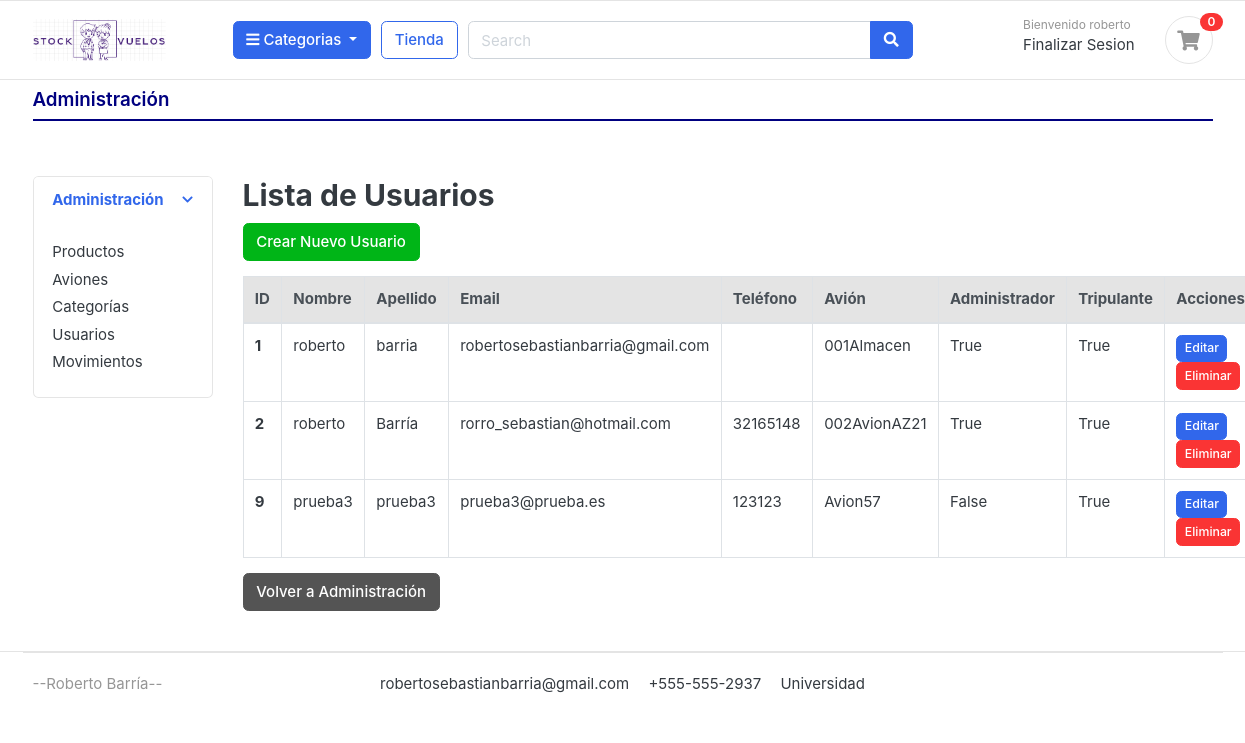
The page /administracion/usuarios/ (signed in) on the database its author committed.
### cuentas/models.py (models this page shows, shortened)
class Cuenta(AbstractBaseUser):
    Nombre = models.CharField(max_length=50)
    Apellido = models.CharField(max_length=50)
    username = models.CharField(max_length=50, unique=True)
    email = models.EmailField(max_length=100, unique=True)
    phone_number = models.CharField(max_length=50)
    avion = models.ForeignKey('aviones.Avion', on_delete=models.SET_NULL, null=True, blank=True)
    es_administrador = models.BooleanField(default=False)
    es_tripulante = models.BooleanField(default=False)
    date_joined = models.DateTimeField(auto_now_add=True)
    last_login = models.DateTimeField(auto_now_add=True)
    is_admin = models.BooleanField(default=False)
    is_staff = models.BooleanField(default=False)
    is_active = models.BooleanField(default=False)
    is_superadmin = models.BooleanField(default=False)
    USERNAME_FIELD = 'email'
    REQUIRED_FIELDS = ['username', 'Nombre', 'Apellido']
    objects = MyAccountManager()

### aviones/models.py (models this page shows)
class Avion(models.Model):
    nombre = models.CharField(max_length=100)
    descripcion = models.CharField(max_length=255, blank=True)
    def __str__(self):
        return self.nombre

### administracion/views.py (the view)
# urls.py: path('usuarios/', views.lista_usuarios, name='lista_usuarios'),
@login_required(login_url='login')
def lista_usuarios(request):
    usuarios = Cuenta.objects.all()
    return render(request, 'administracion/lista_usuarios.html', {'usuarios': usuarios})

### categorias/models.py (called while the page is built)
    def get_url(self):
        return reverse('productos_por_categoria', args=[self.slug])

### tienda/context_processors.py (called while the page is built)
def cantidad_productos_en_orden(request):
    if request.user.is_authenticated:
        avion_id = request.session.get('avion_id')
        orden = Orden.objects.filter(usuario=request.user, avion_id=avion_id, completada=False).first()
        if orden:
            orden_productos = OrdenProducto.objects.filter(orden=orden).count()
        else:
            orden_productos = 0
    else:
        orden_productos = 0
    return {'orden_productos': orden_productos}

def categorias_context(request):
    return {
        'categorias': Categoria.objects.all()
    }

### templates/administracion/lista_usuarios.html
{% extends 'administracion/administracion.html' %}
{% block main_content %}
<section class="section-content padding-x">
    <div class="container-fluid">
        <div class="row">
            <div class="col-md-12">
                <h2>Lista de Usuarios</h2>
                <a href="{% url 'crear_usuario' %}" class="btn btn-success mb-3">Crear Nuevo Usuario</a>
                <table class="table table-bordered">
                    <thead class="thead-light">
                        <tr>
                            <th scope="col">ID</th>
                            <th scope="col">Nombre</th>
                            <th scope="col">Apellido</th>
                            <th scope="col">Email</th>
                            <th scope="col">Teléfono</th>
                            <th scope="col">Avión</th>
                            <th scope="col">Administrador</th>
                            <th scope="col">Tripulante</th>
                            <th scope="col">Acciones</th>
                        </tr>
                    </thead>
                    <tbody>
                        {% for usuario in usuarios %}
                        <tr>
                            <th scope="row">{{ usuario.id }}</th>
                            <td>{{ usuario.Nombre }}</td>
                            <td>{{ usuario.Apellido }}</td>
                            <td>{{ usuario.email }}</td>
                            <td>{{ usuario.phone_number }}</td>
                            <td>{{ usuario.avion }}</td>
                            <td>{{ usuario.es_administrador }}</td>
                            <td>{{ usuario.es_tripulante }}</td>
                            <td>
                                <a href="{% url 'editar_usuario' usuario.pk %}" class="btn btn-primary btn-sm">Editar</a>
                                <a href="{% url 'eliminar_usuario' usuario.pk %}" class="btn btn-danger btn-sm">Eliminar</a>
                            </td>
                        </tr>
                        {% endfor %}
                    </tbody>
                </table>
            </div>
        </div>
        <a href="{% url 'administracion' %}" class="btn btn-secondary">Volver a Administración</a>
    </div>
</section>
{% endblock %}

### templates/includes/navbar.html (shortened to what this page needs)
{% load static %}
<header class="section-header">
    <section class="header-main border-bottom">
        <div class="container">
            <div class="row align-items-center">
                <div class="col-lg-2 col-md-3 col-6">
                    <a href="{% url 'tienda' %}" class="brand-wrap">
                        <img class="logo" src="{% static 'images/logo05.png' %}">
                    </a>
                </div>
                {% if user.id is not None %}
                <div class="col-lg col-sm col-md col-6 flex-grow-0">
                    <div class="category-wrap dropdown d-inline-block float-right">
                        <button type="button" class="btn btn-primary dropdown-toggle" data-toggle="dropdown">
                            <i class="fa fa-bars"></i> Categorias
                        </button>
                    </div>
                </div>
                {% endif %}
                {% if user.id is not None %}
                <a href="{% url 'tienda' %}" class="btn btn-outline-primary">Tienda</a>
                {% endif %}
                <div class="col-lg col-md-6 col-sm-12 col">
                    {% if user.id is not None %}
                    <form action="#" class="search">
                        <div class="input-group w-100">
                            <input type="text" class="form-control" style="width:60%;" placeholder="Search">
                            <div class="input-group-append">
                                <button class="btn btn-primary" type="submit">
                                    <i class="fa fa-search"></i>
                                </button>
                            </div>
                        </div>
                    </form>
                    {% endif %}
                </div>
                <div class="col-lg-3 col-sm-6 col-8 order-2 order-lg-3">
                    <div class="d-flex justify-content-end mb-3 mb-lg-0">
                        {% if user.id is None %}
                            <div class="widget-header">
                                <small class="title text-muted">Bienvenido </small>
                                <div>
                                    <a href="{% url 'login' %}">Login</a> <span class="dark-transp"> | </span>
                                </div>
                            </div>
                        {% else %}
                            <div class="widget-header">
                                <small class="title text-muted">Bienvenido {{user.Nombre}} </small>
                                <div>
                                    <a href="{% url 'logout' %}">Finalizar Sesion</a>
                                </div>
                            </div>
                        {% endif %}
                        {% if user.id is not None %}
                        <a href="{% url 'listar_ordenes' %}" class="widget-header pl-3 ml-3">
                            <div class="icon icon-sm rounded-circle border">
                                <i class="fa fa-shopping-cart"></i>
                            </div>
                            <span class="badge badge-pill badge-danger notify">{{ orden_productos }}</span>
                        </a>
                        {% endif %}
                    </div>
                </div>
            </div>
        </div>
    </section>
</header>

### static/css/ui.css (style rules this page uses)
html { font-family: "Inter", sans-serif; font-size: 15px; }
.icon-xs, .icon-sm, .icon-md, .icon-lg { display: inline-block; text-align: center; flex-shrink: 0; flex-grow: 0; }
.icon-sm { width: 48px; height: 48px; line-height: 48px !important; font-size: 20px; }
.header-main { position: relative; padding-top: 1rem; padding-bottom: 1rem; }
.brand-wrap .logo, .navbar-brand .logo { margin-right: 7px; max-height: 42px; display: inline-block; }
.widget-header { display: inline-block; vertical-align: middle; position: relative; }
.widget-header a { color: #343a40; }
.widget-header i { color: #969696; }
.widget-header .title { display: block; }
.widget-header .notify { position: absolute; top: -3px; right: -10px; }
.notify { position: absolute; top: -4px; right: -10px; display: inline-block; padding: 0.25em 0.6em; font-size: 12px; line-height: 1; text-align: center; border-radius: 3rem; color: #fff; background-color: #fa3434; }

### rows shown on the page
Cuenta: Nombre "roberto", id "2", Apellido "Barría", email "rorro_sebastian@hotmail.com", phone_number "32165148", avion "002AvionAZ21", es_administrador "True", es_tripulante "True"
Cuenta: id "1", Nombre "roberto", Apellido "barria", email "robertosebastianbarria@gmail.com", avion "001Almacen", es_administrador "True", es_tripulante "True"
Cuenta: id "9", Nombre "prueba3", Apellido "prueba3", email "prueba3@prueba.es", phone_number "123123", avion "Avion57", es_administrador "False", es_tripulante "True"

### other values the page prints
{{ orden_productos }} "0"
